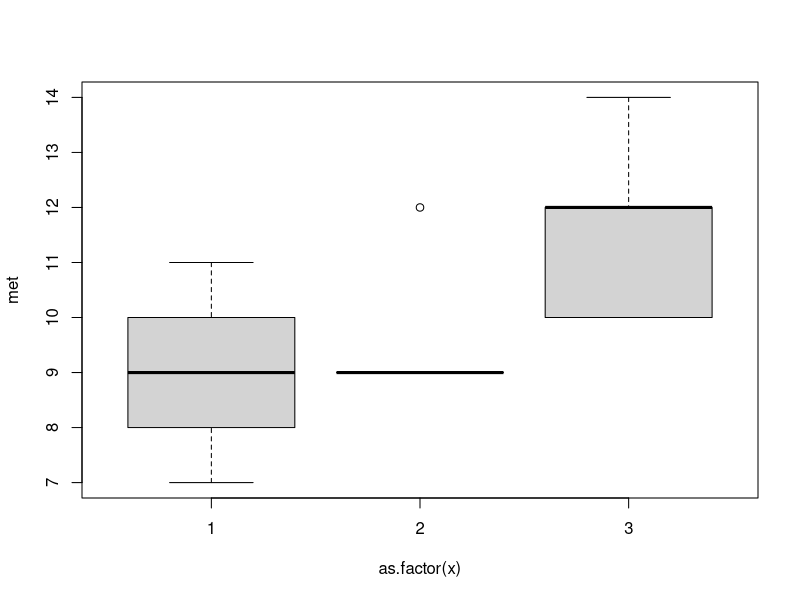

The R source for this figure:
A = c(7,8,9,10,11)
B = c(9,9,9,9,12)
C = c(10,10,12,12,14)

met <- c(A,B,C)
x <- rep(1:3, c(5,5,5))

bloques <- rep(1:5, 3)

boxplot(met ~ as.factor(x))

res <- aov(met ~ as.factor(x) + as.factor(bloques))

print(summary(res))

print(TukeyHSD(res))




